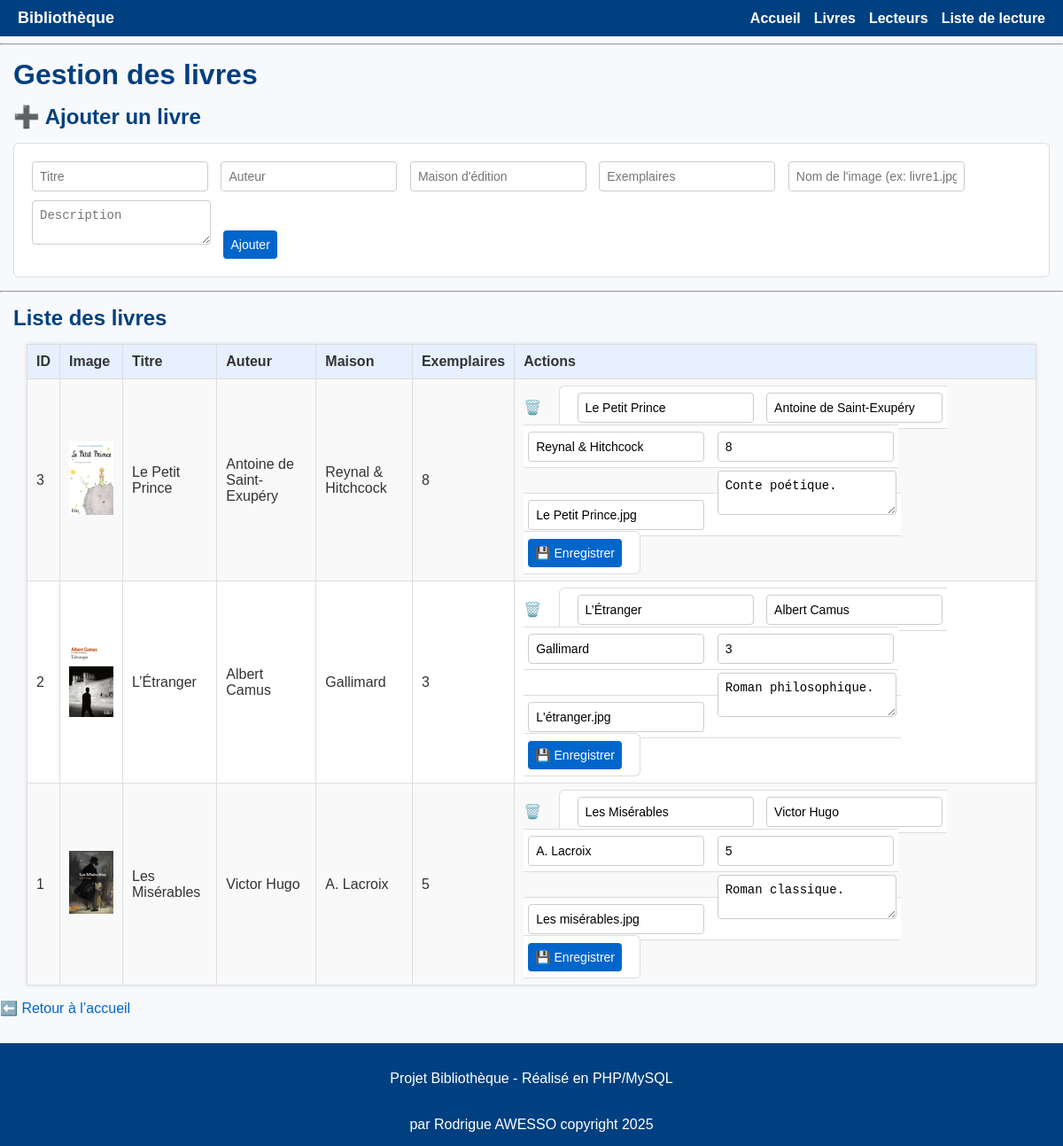
The app's page /livres.php with its own data.
### tables this page shows
CREATE TABLE `livres` (
  `id` int(10) UNSIGNED NOT NULL,
  `titre` varchar(100) NOT NULL,
  `auteur` varchar(100) NOT NULL,
  `description` text DEFAULT NULL,
  `maison_edition` varchar(100) DEFAULT NULL,
  `nombre_exemplaire` int(11) NOT NULL DEFAULT 0,
  `created_at` timestamp NOT NULL DEFAULT current_timestamp(),
  `image` varchar(255) DEFAULT 'default.jpg'
);

### livres.php (the view, shortened to what this page needs)
<?php
require_once "db.php";
$stmt = $pdo->query("SELECT * FROM livres ORDER BY id DESC");
$livres = $stmt->fetchAll(PDO::FETCH_ASSOC);
?>
<?php include "header.php"; ?>
<div class="container">
    <h1> Gestion des livres</h1>
    <h2>➕ Ajouter un livre</h2>
    <form method="post">
        <input type="text" name="titre" placeholder="Titre" required>
        <input type="text" name="auteur" placeholder="Auteur" required>
        <input type="text" name="maison" placeholder="Maison d'édition">
        <input type="number" name="exemplaire" placeholder="Exemplaires" required>
        <input type="text" name="image" placeholder="Nom de l'image (ex: livre1.jpg)">
        <textarea name="description" placeholder="Description"></textarea>
        <button type="submit" name="ajouter">Ajouter</button>
    </form>
    <hr>
    <h2> Liste des livres</h2>
    <table border="1" cellpadding="8">
        <tr>
            <th>ID</th>
            <th>Image</th>
            <th>Titre</th>
            <th>Auteur</th>
            <th>Maison</th>
            <th>Exemplaires</th>
            <th>Actions</th>
        </tr>
        <?php foreach ($livres as $livre): ?>
        <tr>
            <td><?= $livre['id'] ?></td>
            <td>
                <img src="images/livres/<?= htmlspecialchars($livre['image']) ?>"
                     alt="<?= htmlspecialchars($livre['titre']) ?>" style="width:50px; height:auto;">
            </td>
            <td><?= htmlspecialchars($livre['titre']) ?></td>
            <td><?= htmlspecialchars($livre['auteur']) ?></td>
            <td><?= htmlspecialchars($livre['maison_edition']) ?></td>
            <td><?= $livre['nombre_exemplaire'] ?></td>
            <td>
                <a href="livres.php?supprimer=<?= $livre['id'] ?>"
                   onclick="return confirm('Supprimer ce livre ?')">🗑️</a>
                <form method="post" style="display:inline;">
                    <input type="text" name="titre" value="<?= htmlspecialchars($livre['titre']) ?>" required>
                    <input type="text" name="auteur" value="<?= htmlspecialchars($livre['auteur']) ?>" required>
                    <input type="text" name="maison" value="<?= htmlspecialchars($livre['maison_edition']) ?>">
                    <input type="number" name="exemplaire" value="<?= $livre['nombre_exemplaire'] ?>" required>
                    <input type="text" name="image" value="<?= htmlspecialchars($livre['image']) ?>">
                    <textarea name="description"><?= htmlspecialchars($livre['description']) ?></textarea>
                    <button type="submit" name="modifier">💾 Enregistrer</button>
                </form>
            </td>
        </tr>
        <?php endforeach; ?>
    </table>
    <p><a href="index.php">⬅️ Retour à l’accueil</a></p>
</div>
<?php include "footer.php"; ?>

### header.php (shortened to what this page needs)
<!DOCTYPE html>
<html lang="fr">
<head>
    <link rel="stylesheet" href="style.css">
</head>
<body>
    <nav class="navbar">
        <div class="nav-brand"> Bibliothèque</div>
        <ul class="nav-links" id="navMenu">
            <li><a href="index.php"> Accueil</a></li>
            <li><a href="livres.php"> Livres</a></li>
            <li><a href="lecteurs.php"> Lecteurs</a></li>
            <li><a href="liste.php"> Liste de lecture</a></li>
        </ul>
    </nav>
    <hr>

### footer.php (shortened to what this page needs)
<footer>
    <p> Projet Bibliothèque - Réalisé en PHP/MySQL</p><br>par Rodrigue AWESSO copyright 2025</br>
</footer>
</body>
</html>

### style.css (style rules this page uses)
body { font-family: Arial, sans-serif; margin: 0; padding: 0; background: #f7f9fc; color: #333; }
h1, h2, h3 { color: #004080; margin: 15px; }
a { color: #0066cc; text-decoration: none; }
.navbar { display: flex; justify-content: space-between; align-items: center; background: #004080; padding: 10px 20px; color: white; }
.nav-brand { font-size: 18px; font-weight: bold; }
.nav-links { list-style: none; display: flex; gap: 15px; margin: 0; padding: 0; }
.nav-links li a { color: white; font-weight: bold; }
form { margin: 15px; padding: 15px; background: #fff; border: 1px solid #ddd; border-radius: 6px; }
input, select, textarea, button { margin: 5px; padding: 8px; border-radius: 4px; border: 1px solid #ccc; font-size: 14px; }
button { background: #0066cc; color: white; border: none; cursor: pointer; }
table { width: 95%; margin: 15px auto; border-collapse: collapse; background: white; box-shadow: 0 0 5px rgba(0,0,0,0.1); }
th, td { border: 1px solid #ddd; padding: 10px; text-align: left; }
th { background: #e6f0ff; }
tr:nth-child(even) { background: #f9f9f9; }
footer { text-align: center; padding: 15px; margin-top: 30px; background: #004080; color: white; }

### records on screen
livres: id "3", image+titre (picture), titre "Le Petit Prince", auteur "Antoine de Saint-Exupéry", maison_edition "Reynal & Hitchcock", nombre_exemplaire "8", maison "Reynal & Hitchcock", exemplaire "8", image "Le Petit Prince.jpg", description "Conte poétique."
livres: id "2", image (picture), titre "L’Étranger", auteur "Albert Camus", maison_edition "Gallimard", nombre_exemplaire "3", maison "Gallimard", exemplaire "3", image "L'étranger.jpg", description "Roman philosophique."
livres: id "1", image (picture), titre "Les Misérables", auteur "Victor Hugo", maison_edition "A. Lacroix", nombre_exemplaire "5", maison "A. Lacroix", exemplaire "5", image "Les misérables.jpg", description "Roman classique."
